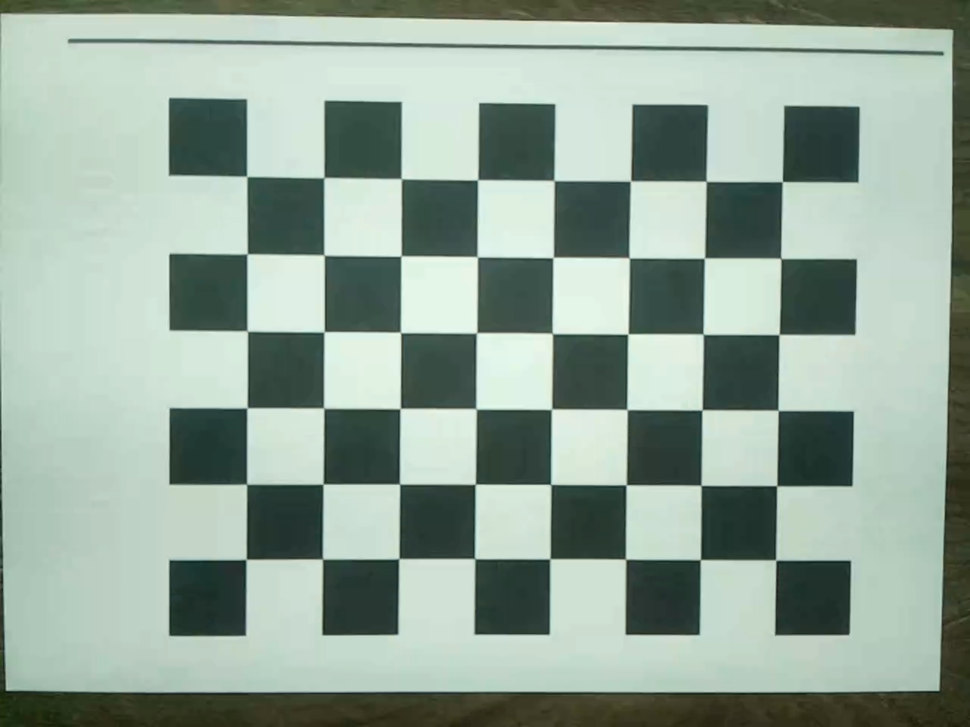
#> input picture calibrate_camera/calibration_images/central.png, 970 x 727 px, shrunk from 1280 x 960 before the run; its folder holds only this picture in this run
$ python calibrate_img.py
#> lines starting #> are read from the running program, lines starting #| are printed output that depends on the picture; after the words box and inside, x2 and y2 are one past the last pixel; in counts of white or black regions, pixels touching at a corner belong together
import numpy as np
import cv2
import glob
import os

CHECKERBOARD_DIMS = (8, 6)
SQUARE_SIZE_MM = 24
IMAGE_PATH_PATTERN = 'calibration_images/*.png'
OUTPUT_DIR = 'calibrated'

os.makedirs(OUTPUT_DIR, exist_ok=True)
criteria = (cv2.TERM_CRITERIA_EPS + cv2.TERM_CRITERIA_MAX_ITER, 30, 0.001)

objp = np.zeros((CHECKERBOARD_DIMS[0] * CHECKERBOARD_DIMS[1], 3), np.float32)
objp[:,:2] = np.mgrid[0:CHECKERBOARD_DIMS[0], 0:CHECKERBOARD_DIMS[1]].T.reshape(-1,2)
objp = objp * SQUARE_SIZE_MM

objpoints = []
imgpoints = []
images = glob.glob(IMAGE_PATH_PATTERN)
img_shape = None

print(f"Processing {len(images)} images from '{IMAGE_PATH_PATTERN}'...")

for fname in images:
    img = cv2.imread(fname)
#> img is the input picture: shape (727, 970, 3); mean B, G, R 152, 164.4, 146.3
    gray = cv2.cvtColor(img, cv2.COLOR_BGR2GRAY)

    if img_shape is None:
        img_shape = gray.shape[::-1]

    ret, corners = cv2.findChessboardCorners(gray, CHECKERBOARD_DIMS, None)
#> ret = True; corners = 48 rows, first 8: [245.9, 177], [322.8, 176.6], [401, 179], [477.8, 180.1], [553.4, 182.1], [630.3, 180.3], [705.3, 181.9], [783.5, 181.8]

    if ret:
        objpoints.append(objp)
        corners2 = cv2.cornerSubPix(gray, corners, (11,11), (-1,-1), criteria)
#> corners2 = 48 rows, first 8: [246.7, 176.4], [323.9, 177.6], [401.3, 178.7], [477.6, 179.8], [554, 180.5], [630.5, 181.1], [706.2, 181.4], [782.3, 181.6]
        imgpoints.append(corners2)

        cv2.drawChessboardCorners(img, CHECKERBOARD_DIMS, corners2, ret)
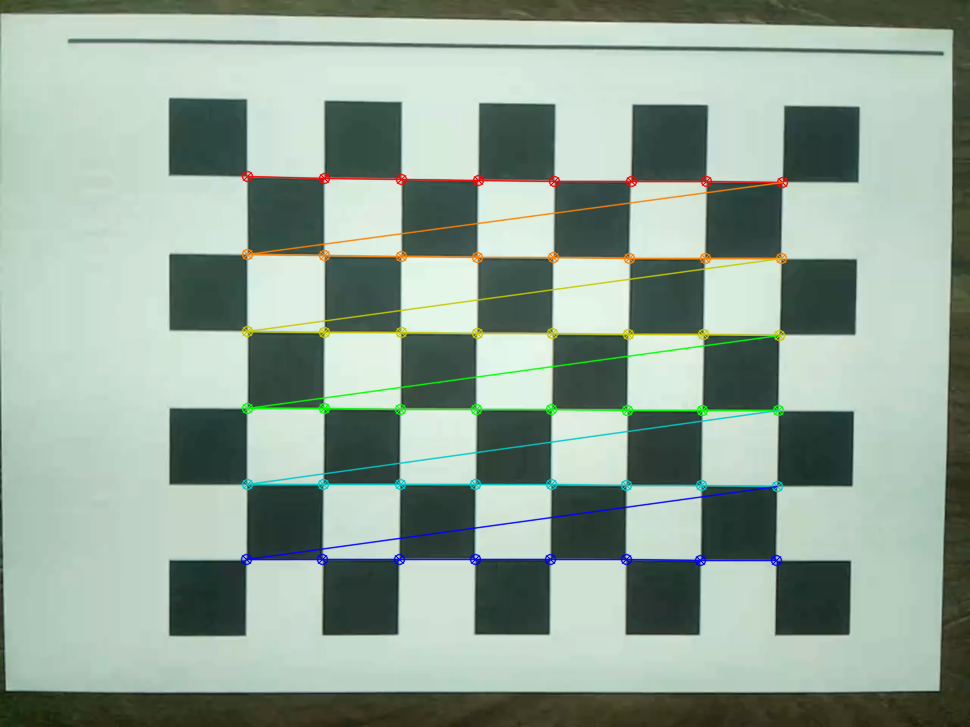
#> img: shape (727, 970, 3); 3.04% of pixels changed, all inside (x1, y1, x2, y2) = (240, 170, 789, 567)
        output_path = os.path.join(OUTPUT_DIR, os.path.basename(fname))
        cv2.imwrite(output_path, img)

if len(objpoints) > 5:
    ret, camera_matrix, dist_coeffs, rvecs, tvecs = cv2.calibrateCamera(objpoints, imgpoints, img_shape, None, None)

    print(f"Used {len(objpoints)} of {len(images)} images.")

    print("\nCamera Matrix (Intrinsics):")
    print(camera_matrix)

    print("\nDistortion Coefficients:")
    print(dist_coeffs)

    # [7 lines of commented-out code are left out]
    print(f"Visualizations saved")

else:
    print("\n--- Failed ---")

$ run again, on calibrate_camera/calibration_images/videoframe_235151.png
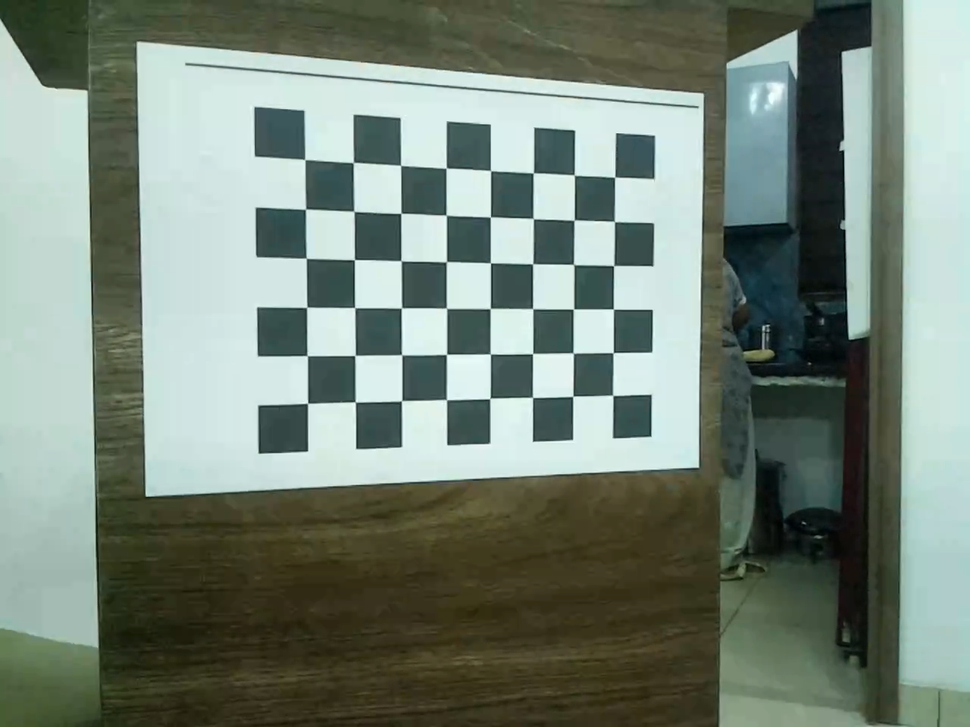
#> input picture calibrate_camera/calibration_images/videoframe_235151.png, 970 x 727 px, shrunk from 1280 x 960 before the run
#> img is the input picture: shape (727, 970, 3); mean B, G, R 120, 131.7, 118.1
#> `gray = cv2.cvtColor(img, cv2.COLOR_BGR2GRAY)`:
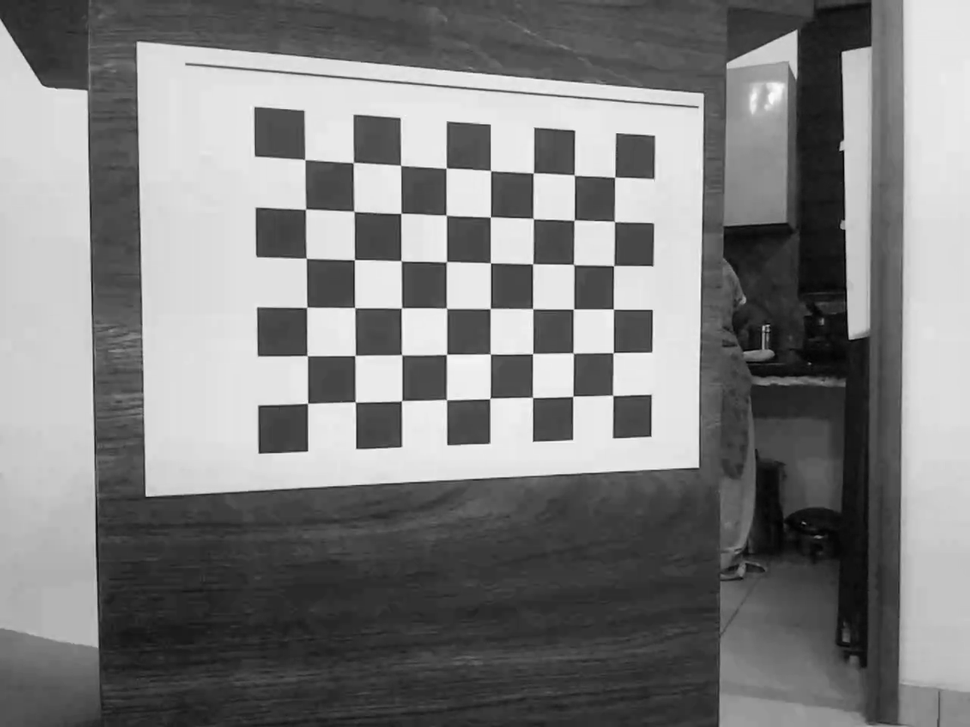
#> gray: shape (727, 970); min 0, max 251, mean 126.3
#> ret = True; corners = 48 rows, first 8: [304.8, 159.7], [353.2, 162.6], [400.6, 165.4], [446.3, 167.9], [490.7, 170.7], [533.3, 173], [574.2, 175], [614.7, 177.2]
#> corners2 = 48 rows, first 8: [304.8, 159.4], [353.3, 162.4], [400.6, 165.4], [446.2, 168.1], [490.5, 170.6], [533.3, 172.9], [574.4, 175.1], [614.7, 177.2]
#> `cv2.drawChessboardCorners(img, CHECKERBOARD_DIMS, corners2, ret)`:
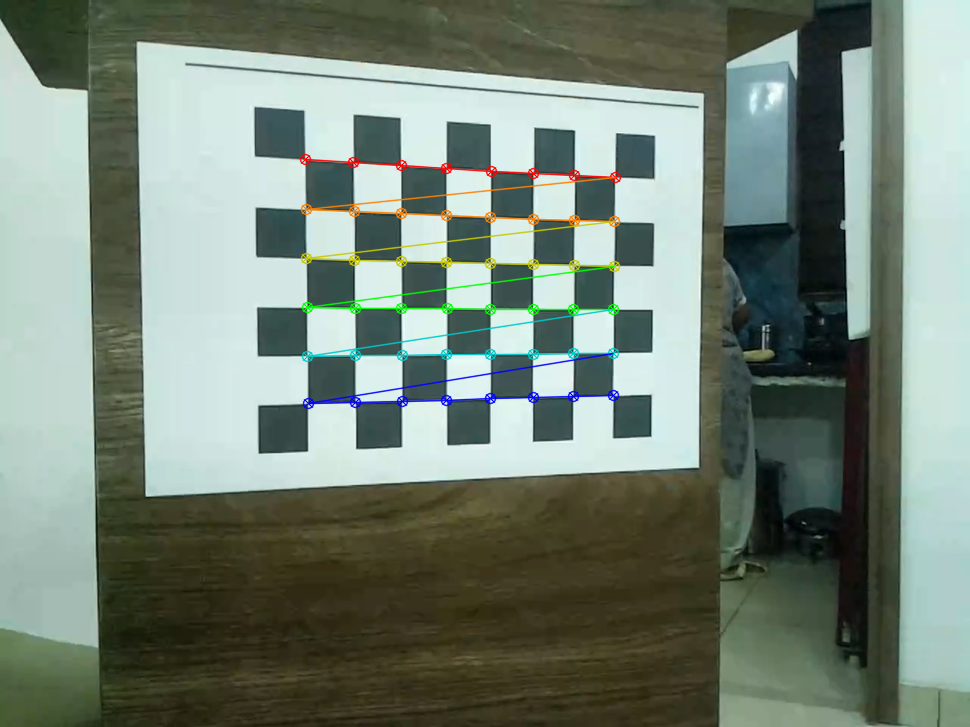
#> img: shape (727, 970, 3); 1.98% of pixels changed, all inside (x1, y1, x2, y2) = (299, 153, 622, 410)

$ run again, on calibrate_camera/calibration_images/videoframe_249077.png
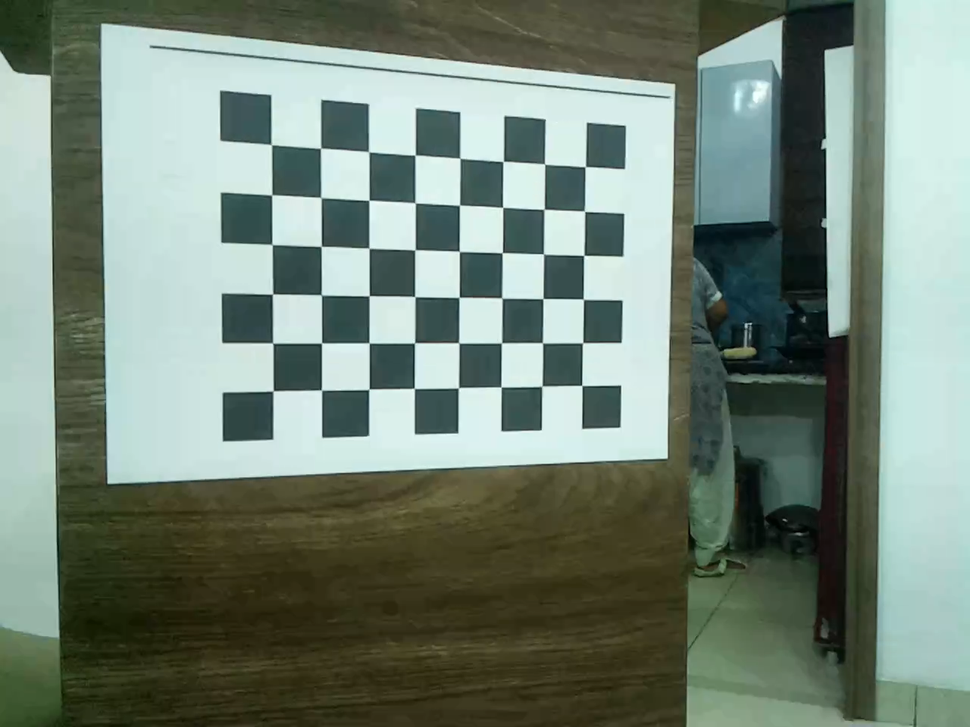
#> input picture calibrate_camera/calibration_images/videoframe_249077.png, 970 x 727 px, shrunk from 1280 x 960 before the run
#> img is the input picture: shape (727, 970, 3); mean B, G, R 119.4, 131.8, 116.3
#> `gray = cv2.cvtColor(img, cv2.COLOR_BGR2GRAY)`:
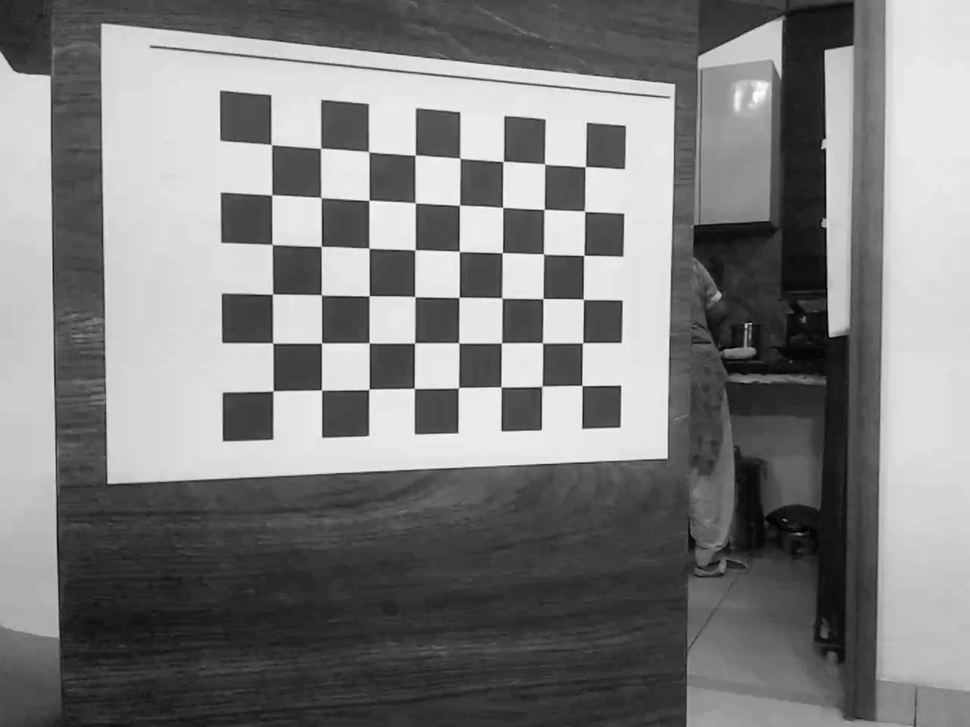
#> gray: shape (727, 970); min 0, max 251, mean 125.7
#> ret = True; corners = 48 rows, first 8: [271.4, 144.7], [320.6, 148.2], [368.8, 151.9], [415, 155.1], [460, 158.2], [503.1, 161.5], [544.6, 164], [585.2, 166.7]
#> corners2 = 48 rows, first 8: [271.4, 144.6], [320.6, 148.2], [368.7, 151.6], [415.2, 155], [459.8, 158.3], [503.2, 161.4], [544.6, 164.1], [585.3, 166.7]
#> `cv2.drawChessboardCorners(img, CHECKERBOARD_DIMS, corners2, ret)`:
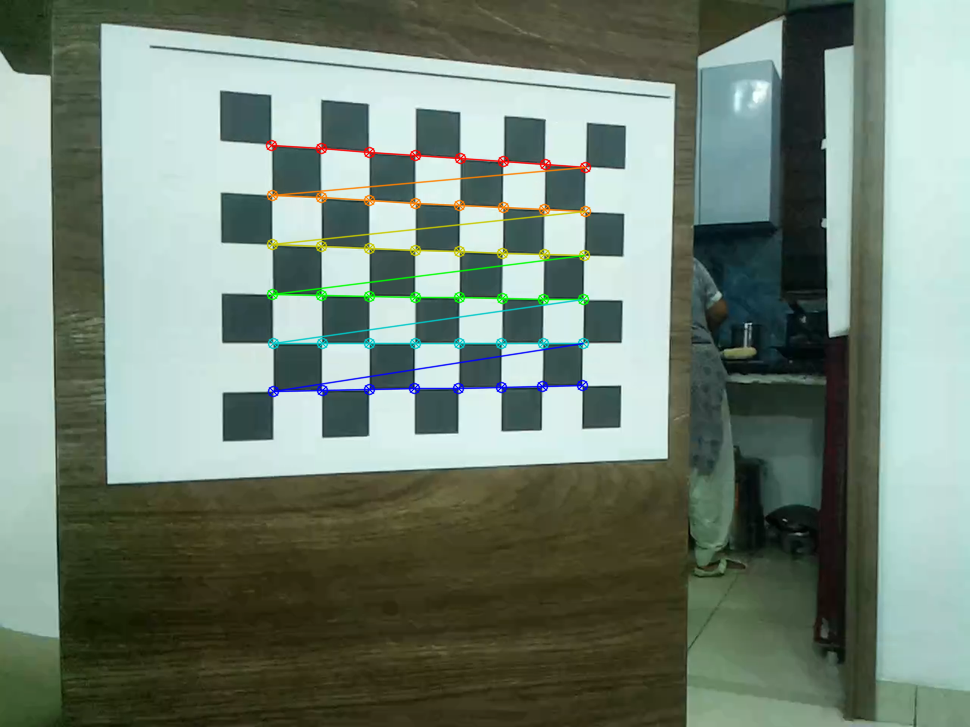
#> img: shape (727, 970, 3); 2% of pixels changed, all inside (x1, y1, x2, y2) = (265, 139, 592, 398)

$ run again, on calibrate_camera/calibration_images/videoframe_265969.png
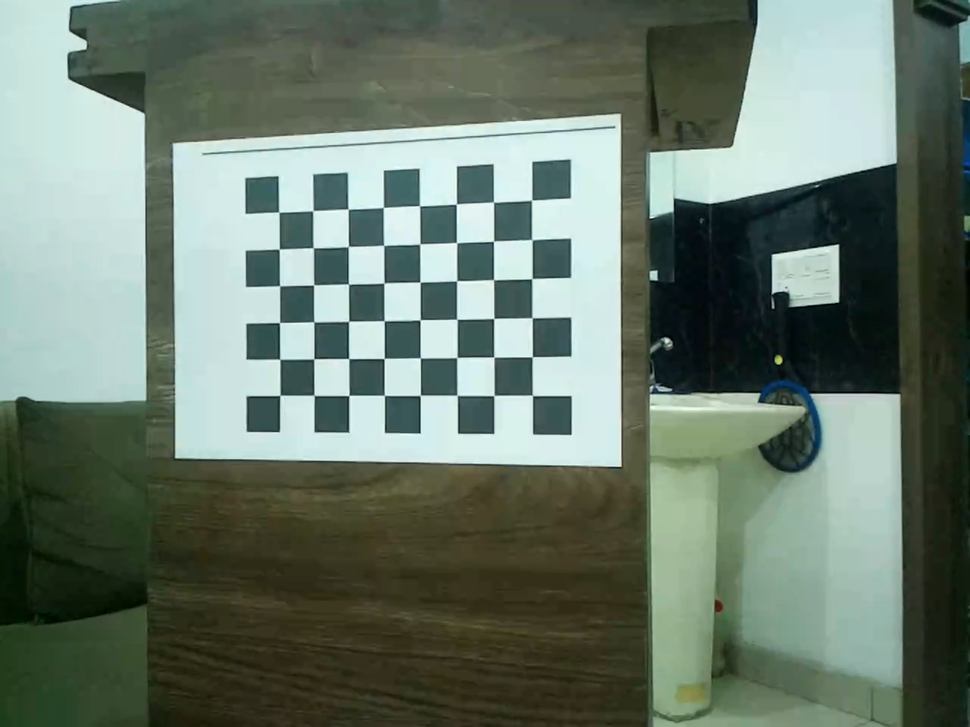
#> input picture calibrate_camera/calibration_images/videoframe_265969.png, 970 x 727 px, shrunk from 1280 x 960 before the run
#> img is the input picture: shape (727, 970, 3); mean B, G, R 107.7, 120.5, 105.1
#> `gray = cv2.cvtColor(img, cv2.COLOR_BGR2GRAY)`:
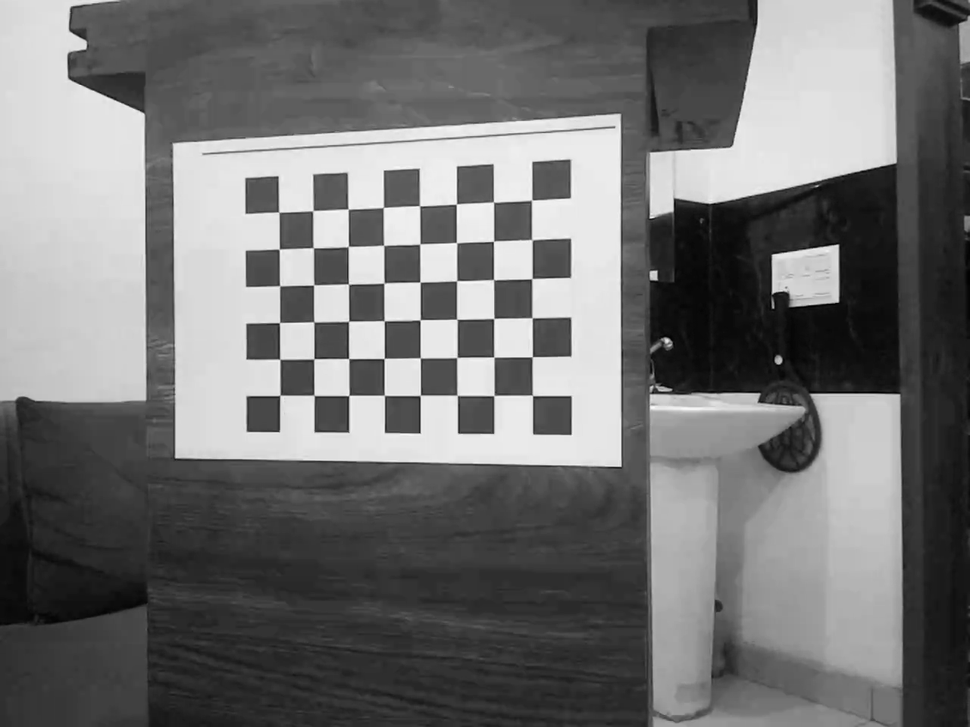
#> gray: shape (727, 970); min 0, max 251, mean 114.4
#> ret = True; corners = 48 rows, first 8: [278.8, 212.1], [312.7, 210.9], [348.2, 209], [383.4, 207.4], [419.5, 205.8], [456.2, 204.2], [493.5, 202], [531.7, 199.9]
#> corners2 = 48 rows, first 8: [278.8, 212.2], [312.8, 210.7], [348.1, 209.1], [383.3, 207.5], [419.6, 205.8], [456.4, 204], [493.5, 202.2], [531.6, 200.2]
#> `cv2.drawChessboardCorners(img, CHECKERBOARD_DIMS, corners2, ret)`:
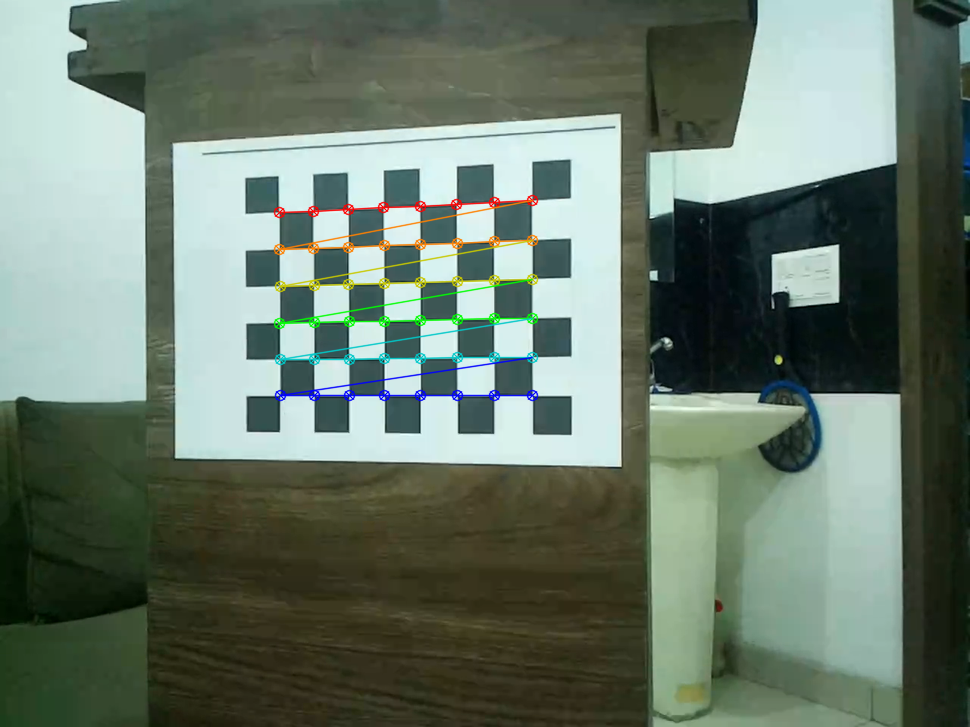
#> img: shape (727, 970, 3); 1.71% of pixels changed, all inside (x1, y1, x2, y2) = (273, 194, 539, 402)
